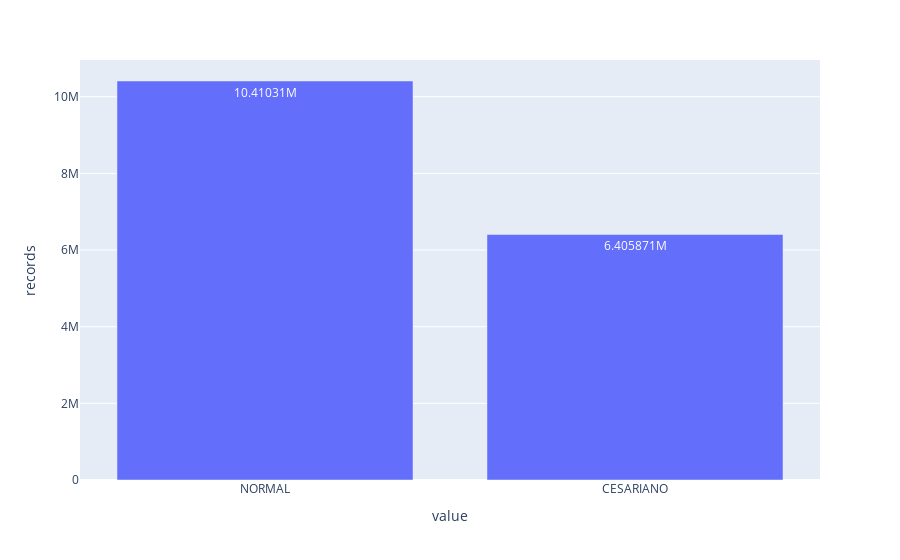

Notebook code cell kept with this figure:
### Markdown cell above
Em seguida vamos ver a quantidade de registros para cada tipo de parto.

**Observações**

- Cesariano é 2/3 o tamanho do Normal

### Code cell
var = 'parto'
df = pd.read_sql_query(query_value_counts(var), cnx)
bar_plot(df, var).show()

### Figure 1 — Plotly figure (JSON) as saved in the notebook; plotly's stock layout.template omitted (floating-point values rounded to 4 significant figures)
{"data": [{"alignmentgroup": "True", "hovertemplate": "value=%{x}<br>records=%{y}<extra></extra>", "legendgroup": "", "marker": {"color": "#636efa", "pattern": {"shape": ""}}, "name": "", "offsetgroup": "", "orientation": "v", "showlegend": false, "textposition": "auto", "texttemplate": "%{y}", "type": "bar", "x": ["NORMAL", "CESARIANO"], "xaxis": "x", "y": [10410315, 6405871], "yaxis": "y"}], "layout": {"barmode": "relative", "legend": {"tracegroupgap": 0}, "margin": {"t": 60}, "xaxis": {"anchor": "y", "categoryarray": ["NORMAL", "CESARIANO"], "categoryorder": "array", "domain": [0, 1], "title": {"text": "value"}}, "yaxis": {"anchor": "x", "domain": [0, 1], "title": {"text": "records"}}}}
